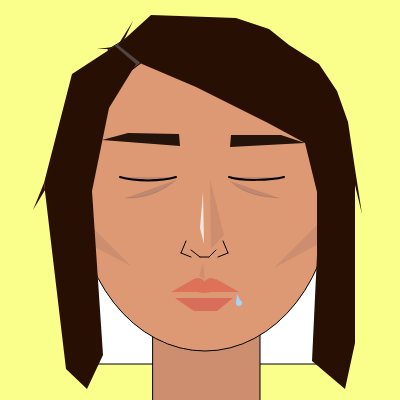
Frame 1 (no input)
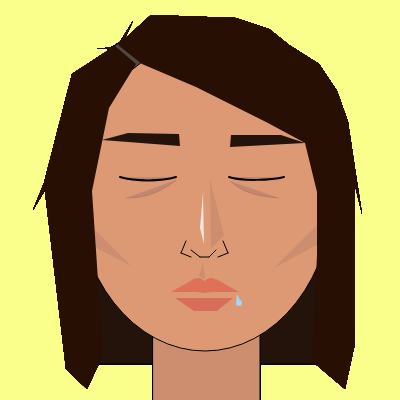
Frame 60 (no input)
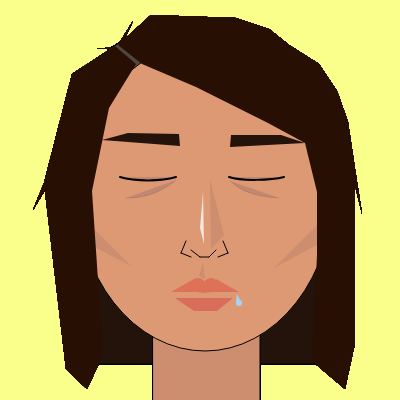
Frame 120 (the mouse pressed at the canvas centre since frame 60)

The p5.js sketch that drew these frames (run headless with seeded random() and noise() and a simulated clock; from frame 60 on, the mouse is pressed at the canvas centre):

// p5.js sketch
// ── sketch.js
function setup() {
  createCanvas(400, 400);
  background(249, 255, 138);
}

function draw() {



  hora = hour();
  //hora=17


  if (hora <= 7 && hora >= 5) {
    //CARA CON SUEÑO
    rect(85, 241, 247, 123);

    fill(204, 142, 110);
    rect(153, 315, 107, 93);

    fill(221, 153, 115);
    ellipse(205, 186, 258, 330);

    fill(81, 69, 64);
    quad(108, 50, 129, 72, 146, 59, 123, 41);
    //ojos
    stroke(0);
    fill(255);
    ellipse(148, 176, 55, 20);
    ellipse(257, 177, 55, 20);

    fill(96, 54, 25);
    ellipse(147, 175, 19);
    ellipse(257, 176, 19);

    fill(0);
    ellipse(147, 175, 7);
    ellipse(257, 176, 7);

    //line(109,165,120,176);
    line(118, 160 + 1, 125, 169);
    line(127, 156 + 1, 132, 166);
    line(138, 154 + 1, 141, 164 + 1);
    line(149, 154 + 1, 149, 163 + 1);
    line(160, 156 + 1, 157, 164 + 2);
    line(169, 161 + 1, 165, 166 + 1);

    //line(296,167,285,178);
    line(286, 162 + 1, 279, 170);
    line(277, 158 + 1, 272, 167 + 1);
    line(266, 156 + 1, 263, 165 + 2);
    line(255, 155 + 1, 255, 166 + 1);
    line(244, 158 + 1, 247, 165 + 2);
    line(234, 162 + 1, 239, 167 + 1);
    strokeWeight(0.1)
    fill(193, 135, 112);
    curve(104, 177, 126, 198, 176, 180, 238, 103);
    curve(182, 110, 230, 181, 279, 198, 322, 189);

    noStroke();
    fill(255);
    ellipse(144, 179, 4);
    ellipse(254, 180, 4);
    //boca
    noStroke();
    fill(221, 114, 88);
    ellipse(198, 285, 15, 14);
    ellipse(211, 285, 15, 14);
    triangle(171, 296, 194, 279, 197, 292);
    triangle(216, 279, 239, 296, 212, 292);
    quad(197, 292, 204, 293, 212, 292, 205, 283);
    fill(216, 110, 89);
    quad(175, 293 + 2, 194, 306 + 2, 217, 306 + 2, 233, 293 + 2);


    //sombras
    fill(204, 142, 110);
    triangle(211, 249, 224, 235, 210, 179);
    triangle(203, 263, 199, 276, 205, 279);
    triangle(131, 266, 65, 200, 68, 233);
    triangle(274, 268, 341, 201, 337, 234);
    fill(244, 229, 223);
    triangle(203, 192, 204, 244, 200, 228);

    //pelo
    beginShape();
    fill(40, 15, 3);
    vertex(118, 45);
    vertex(142, 64);
    vertex(196, 87);
    vertex(268, 123);
    vertex(305, 143);
    vertex(317, 192);
    vertex(317, 255);
    vertex(312, 361);
    vertex(345, 389);
    vertex(355, 343);
    vertex(355, 169);
    vertex(348, 122);
    vertex(337, 91);
    vertex(319, 64);
    vertex(289, 45);
    vertex(269, 29);
    vertex(236, 18);
    vertex(151, 15);
    endShape(CLOSE);

    beginShape();
    vertex(115, 46);
    vertex(136, 64);
    vertex(109, 108);
    vertex(92, 191);
    vertex(103, 355);
    vertex(87, 389);
    vertex(66, 369);
    vertex(44, 183);
    vertex(72, 74);
    endShape(CLOSE);


    noStroke();
    fill(35, 19, 11);
    quad(179, 134, 180, 146, 102, 140, 128, 133)
    quad(231, 135, 230, 147, 305, 143, 281, 135)

    //nariz
    stroke(0);
    strokeWeight(1);
    line(191, 250, 200, 257);
    line(200, 257, 209, 257);
    line(209, 257, 216, 250);
    line(186, 241, 181, 253);
    line(181, 253, 191, 257);
    line(223, 241, 228, 253);
    line(228, 253, 218, 257);
  } else if (hora <= 10 && hora >= 7) {
    //CARA NORMAL
    rect(85, 241, 247, 123);

    fill(204, 142, 110);
    rect(153, 315, 107, 93);

    fill(221, 153, 115);
    ellipse(205, 186, 258, 330);

    fill(81, 69, 64);
    quad(108, 50, 129, 72, 146, 59, 123, 41);
    //ojos
    stroke(0);
    fill(255);
    ellipse(148, 176, 55, 25);
    ellipse(257, 177, 55, 25);

    fill(96, 54, 25);
    ellipse(147, 175, 22);
    ellipse(257, 176, 22);

    fill(0);
    ellipse(147, 175, 7);
    ellipse(257, 176, 7);

    line(109, 165, 120, 176);
    line(118, 160, 125, 169);
    line(127, 156, 132, 166);
    line(138, 154, 141, 164);
    line(149, 154, 149, 163);
    line(160, 156, 157, 164);
    line(169, 161, 165, 166);

    line(296, 167, 285, 178);
    line(286, 162, 279, 170);
    line(277, 158, 272, 167);
    line(266, 156, 263, 165);
    line(255, 155, 255, 166);
    line(244, 158, 247, 165);
    line(234, 162, 239, 167);

    //nariz
    line(191, 250, 200, 257);
    line(200, 257, 209, 257);
    line(209, 257, 216, 250);
    line(186, 241, 181, 253);
    line(181, 253, 191, 257);
    line(223, 241, 228, 253);
    line(228, 253, 218, 257);
    //boca
    noStroke();
    fill(221, 114, 88);
    ellipse(198, 285, 15, 14);
    ellipse(211, 285, 15, 14);
    triangle(171, 292, 194, 279, 197, 292);
    triangle(216, 279, 239, 292, 212, 292);
    quad(197, 292, 204, 293, 212, 292, 205, 283);
    fill(216, 110, 89);
    quad(175, 293, 194, 306, 217, 306, 233, 293);
    //sombras
    fill(204, 142, 110);
    triangle(211, 249, 224, 235, 210, 179);
    triangle(203, 263, 199, 276, 205, 279);
    triangle(131, 266, 65, 200, 68, 233);
    triangle(274, 268, 341, 201, 337, 234);
    fill(244, 229, 223);
    triangle(203, 192, 204, 244, 200, 228);

    beginShape();
    fill(40, 15, 3);
    vertex(118, 45);
    vertex(142, 64);
    vertex(196, 87);
    vertex(268, 123);
    vertex(305, 143);
    vertex(317, 192);
    vertex(317, 255);
    vertex(312, 361);
    vertex(345, 389);
    vertex(355, 343);
    vertex(355, 169);
    vertex(348, 122);
    vertex(337, 91);
    vertex(319, 64);
    vertex(289, 45);
    vertex(269, 29);
    vertex(236, 18);
    vertex(151, 15);
    endShape(CLOSE);

    beginShape();
    vertex(115, 46);
    vertex(136, 64);
    vertex(109, 108);
    vertex(92, 191);
    vertex(103, 355);
    vertex(87, 389);
    vertex(66, 369);
    vertex(44, 183);
    vertex(72, 74);
    endShape(CLOSE);

    noStroke();
    fill(255);
    ellipse(144, 179, 4);
    ellipse(254, 180, 4);

    noStroke();
    fill(35, 19, 11);
    quad(179, 134, 180, 146, 102, 140, 128, 133)
    quad(231, 135, 230, 147, 305, 143, 281, 135)

  } else if (hora <= 12 && hora >= 10) {
    //CARA CONFUNDIDA
    rect(85, 241, 247, 123);

    noStroke();

    fill(204, 142, 110);
    rect(153, 315, 107, 93);

    fill(221, 153, 115);
    ellipse(205, 186, 258, 330);

    fill(81, 69, 64);
    quad(108, 50, 129, 72, 146, 59, 123, 41);
    //ojos
    stroke(0);
    fill(255);
    ellipse(148, 176, 55, 20);
    ellipse(257, 177, 55, 20);

    fill(96, 54, 25);
    ellipse(147, 175, 19);
    ellipse(257, 176, 19);

    fill(0);
    ellipse(147, 175, 7);
    ellipse(257, 176, 7);

    //line(109,165,120,176);
    line(118, 160 + 1, 125, 169);
    line(127, 156 + 1, 132, 166);
    line(138, 154 + 1, 141, 164 + 1);
    line(149, 154 + 1, 149, 163 + 1);
    line(160, 156 + 1, 157, 164 + 2);
    line(169, 161 + 1, 165, 166 + 1);

    //line(296,167,285,178);
    line(286, 162 + 1, 279, 170);
    line(277, 158 + 1, 272, 167 + 1);
    line(266, 156 + 1, 263, 165 + 2);
    line(255, 155 + 1, 255, 166 + 1);
    line(244, 158 + 1, 247, 165 + 2);
    line(234, 162 + 1, 239, 167 + 1);
    strokeWeight(0.1)
    fill(193, 135, 112);
    curve(104, 177, 126, 198, 176, 180, 238, 103);
    curve(182, 110, 230, 181, 279, 198, 322, 189);

    line(204, 159, 204, 145);

    noStroke();
    fill(255);
    ellipse(144, 179, 4);
    ellipse(254, 180, 4);

    //boca
    noStroke();
    fill(221, 114, 88);
    ellipse(198, 285, 15, 14);
    ellipse(211, 285, 15, 14);
    triangle(171, 296, 194, 279, 197, 292);
    triangle(216, 279, 239, 296, 212, 292);
    quad(197, 292, 204, 293, 212, 292, 205, 283);
    fill(216, 110, 89);
    quad(175, 293 + 2, 194, 306 + 2, 217, 306 + 2, 233, 293 + 2);


    //sombras
    fill(204, 142, 110);
    triangle(211, 249, 224, 235, 210, 179);
    triangle(203, 263, 199, 276, 205, 279);
    triangle(131, 266, 65, 200, 68, 233);
    triangle(274, 268, 341, 201, 337, 234);
    fill(244, 229, 223);
    triangle(203, 192, 204, 244, 200, 228);

    //pelo
    beginShape();
    fill(40, 15, 3);
    vertex(118, 45);
    vertex(142, 64);
    vertex(196, 87);
    vertex(268, 123);
    vertex(305, 143);
    vertex(317, 192);
    vertex(317, 255);
    vertex(312, 361);
    vertex(345, 389);
    vertex(355, 343);
    vertex(355, 169);
    vertex(348, 122);
    vertex(337, 91);
    vertex(319, 64);
    vertex(289, 45);
    vertex(269, 29);
    vertex(236, 18);
    vertex(151, 15);
    endShape(CLOSE);

    beginShape();
    vertex(115, 46);
    vertex(136, 64);
    vertex(109, 108);
    vertex(92, 191);
    vertex(103, 355);
    vertex(87, 389);
    vertex(66, 369);
    vertex(44, 183);
    vertex(72, 74);
    endShape(CLOSE);


    noStroke();
    fill(35, 19, 11);
    quad(185, 143, 185, 155, 109, 145, 134, 139);
    quad(231 - 5, 135, 230 - 5, 147, 305 - 5, 143, 281 - 5, 135)



    //nariz
    stroke(0);
    strokeWeight(1);
    line(191, 250, 200, 257);
    line(200, 257, 209, 257);
    line(209, 257, 216, 250);
    line(186, 241, 181, 253);
    line(181, 253, 191, 257);
    line(223, 241, 228, 253);
    line(228, 253, 218, 257);
  } else if (hora <= 14 && hora >= 12) {
    //CARA CONTENTA

    rect(85, 241, 247, 123);

    fill(204, 142, 110);
    rect(153, 315, 107, 93);

    fill(221, 153, 115);
    ellipse(205, 186, 258, 330);

    fill(81, 69, 64);
    quad(108, 50, 129, 72, 146, 59, 123, 41);
    //ojos
    strokeWeight(1);
    stroke(0);
    fill(255);
    ellipse(148, 176, 55, 25);
    ellipse(257, 177, 55, 25);

    fill(96, 54, 25);
    ellipse(147, 175, 22);
    ellipse(257, 176, 22);

    fill(0);
    ellipse(147, 175, 7);
    ellipse(257, 176, 7);

    line(109, 165, 120, 176);
    line(118, 160, 125, 169);
    line(127, 156, 132, 166);
    line(138, 154, 141, 164);
    line(149, 154, 149, 163);
    line(160, 156, 157, 164);
    line(169, 161, 165, 166);

    line(296, 167, 285, 178);
    line(286, 162, 279, 170);
    line(277, 158, 272, 167);
    line(266, 156, 263, 165);
    line(255, 155, 255, 166);
    line(244, 158, 247, 165);
    line(234, 162, 239, 167);



    strokeWeight(0.5);
    fill(221, 153, 115);
    curve(57, 224, 114, 189, 178, 192, 230, 230);
    curve(57 + 115, 224, 114 + 115, 189, 178 + 115, 192, 230 + 115, 230);
    noStroke();
    fill(255);
    ellipse(144, 179, 4);
    ellipse(254, 180, 4);

    //nariz
    stroke(0);
    strokeWeight(1);
    line(191, 250, 200, 257);
    line(200, 257, 209, 257);
    line(209, 257, 216, 250);
    line(186, 241, 181, 253);
    line(181, 253, 191, 257);
    line(223, 241, 228, 253);
    line(228, 253, 218, 257);

    //boca
    noStroke();
    fill(255);
    ellipse(205, 293, 57, 15);

    fill(221, 114, 88);
    ellipse(198, 285, 15, 14);
    ellipse(211, 285, 15, 14);
    triangle(171 - 4, 292 - 3, 194, 279, 197, 292);
    triangle(216, 279, 239 + 4, 292 - 3, 212, 292);
    quad(197, 292, 204, 293, 212, 292, 205, 283);
    fill(216, 110, 89);
    quad(175, 293 + 2, 194, 306 + 2, 217, 306 + 2, 233, 293 + 2);

    noFill();
    strokeWeight(0.5);
    stroke(204, 142, 110);
    curve(195, 186, 175, 253, 159, 278, 81, 336);
    curve(225, 206, 232, 252, 249, 278, 304, 312);

    //sombras
    noStroke();
    fill(204, 142, 110);
    triangle(211, 249, 224, 235, 210, 179);
    triangle(203, 263, 199, 276, 205, 279);
    triangle(131, 266, 65, 200, 68, 233);
    triangle(274, 268, 341, 201, 337, 234);
    fill(244, 229, 223);
    triangle(203, 192, 204, 244, 200, 228);

    beginShape();
    noStroke();
    fill(40, 15, 3);
    vertex(118, 45);
    vertex(142, 64);
    vertex(196, 87);
    vertex(268, 123);
    vertex(305, 143);
    vertex(317, 192);
    vertex(317, 255);
    vertex(312, 361);
    vertex(345, 389);
    vertex(355, 343);
    vertex(355, 169);
    vertex(348, 122);
    vertex(337, 91);
    vertex(319, 64);
    vertex(289, 45);
    vertex(269, 29);
    vertex(236, 18);
    vertex(151, 15);
    endShape(CLOSE);

    beginShape();
    vertex(115, 46);
    vertex(136, 64);
    vertex(109, 108);
    vertex(92, 191);
    vertex(103, 355);
    vertex(87, 389);
    vertex(66, 369);
    vertex(44, 183);
    vertex(72, 74);
    endShape(CLOSE);



    noStroke();
    fill(35, 19, 11);
    quad(179, 134, 180, 146, 102, 140, 128, 133);
    quad(231, 135, 230, 147, 305, 143, 281, 135);
  } else if (hora <= 17 && hora >= 14) {
    //CARA DURMIENDO
    rect(85, 241, 247, 123);

    fill(204, 142, 110);
    rect(153, 315, 107, 93);

    fill(221, 153, 115);
    ellipse(205, 186, 258, 330);

    fill(81, 69, 64);
    quad(108, 50, 129, 72, 146, 59, 123, 41);
    //ojos
    strokeWeight(2)
    fill(193, 135, 112);
    stroke(0);
    curve(88, 150, 120, 177, 176, 177, 207, 150);
    curve(211, 151, 229, 177, 284, 177, 305, 157);
    strokeWeight(0.1)
    fill(193, 135, 112);
    curve(104, 177, 126, 198, 176, 180, 238, 103);
    curve(182, 110, 230, 181, 279, 198, 322, 189);

    //boca
    noStroke();
    fill(221, 114, 88);
    ellipse(198, 285, 15, 14);
    ellipse(211, 285, 15, 14);
    triangle(171, 292, 194, 279, 197, 292);
    triangle(216, 279, 239, 292, 212, 292);
    quad(197, 292, 204, 293, 212, 292, 205, 283);
    fill(216, 110, 89);
    quad(175, 293 + 5, 194, 306 + 5, 217, 306 + 5, 233, 293 + 5);

    fill(165, 211, 249);
    ellipse(239, 303, 6);
    triangle(237, 294, 236, 302, 241, 302);


    //sombras
    fill(204, 142, 110);
    triangle(211, 249, 224, 235, 210, 179);
    triangle(203, 263, 199, 276, 205, 279);
    triangle(131, 266, 65, 200, 68, 233);
    triangle(274, 268, 341, 201, 337, 234);
    fill(244, 229, 223);
    triangle(203, 192, 204, 244, 200, 228);

    beginShape();
    fill(40, 15, 3);
    vertex(118, 45);
    vertex(142, 64);
    vertex(196, 87);
    vertex(268, 123);
    vertex(305, 143);
    vertex(317, 192);
    vertex(317, 255);
    vertex(312, 361);
    vertex(345, 389);
    vertex(355, 343);
    vertex(355, 169);
    vertex(348, 122);
    vertex(337, 91);
    vertex(319, 64);
    vertex(289, 45);
    vertex(269, 29);
    vertex(236, 18);
    vertex(151, 15);
    endShape(CLOSE);

    beginShape();
    vertex(115, 46);
    vertex(136, 64);
    vertex(109, 108);
    vertex(92, 191);
    vertex(103, 355);
    vertex(87, 389);
    vertex(66, 369);
    vertex(44, 183);
    vertex(72, 74);
    endShape(CLOSE);

    triangle(118, 45, 133, 21, 124, 40);
    triangle(113, 47, 97, 49, 110, 49);
    triangle(44, 183, 33, 210, 45, 190);
    triangle(355, 169, 362, 214, 355, 185);

    //cejas
    noStroke();
    fill(35, 19, 11);
    quad(179, 134, 180, 146, 102, 140, 128, 133)
    quad(231, 135, 230, 147, 305, 143, 281, 135)

    //nariz
    stroke(0);
    strokeWeight(1);
    line(191, 250, 200, 257);
    line(200, 257, 209, 257);
    line(209, 257, 216, 250);
    line(186, 241, 181, 253);
    line(181, 253, 191, 257);
    line(223, 241, 228, 253);
    line(228, 253, 218, 257);
  } else if (hora <= 19 && hora >= 17) {
    //CARA BRAVA
    rect(85, 241, 247, 123);
    noStroke();
    fill(204, 142, 110);
    rect(153, 315, 107, 93);

    fill(221, 153, 115);
    ellipse(205, 186, 258, 330);

    fill(81, 69, 64);
    quad(108, 50, 129, 72, 146, 59, 123, 41);
    //ojos
    stroke(0);
    fill(255);
    ellipse(148, 176, 55, 20);
    ellipse(257, 177, 55, 20);

    fill(96, 54, 25);
    ellipse(147, 175, 19);
    ellipse(257, 176, 19);

    fill(0);
    ellipse(147, 175, 7);
    ellipse(257, 176, 7);

    //line(109,165,120,176);
    line(118, 160 + 1, 125, 169);
    line(127, 156 + 1, 132, 166);
    line(138, 154 + 1, 141, 164 + 1);
    line(149, 154 + 1, 149, 163 + 1);
    line(160, 156 + 1, 157, 164 + 2);
    line(169, 161 + 1, 165, 166 + 1);

    //line(296,167,285,178);
    line(286, 162 + 1, 279, 170);
    line(277, 158 + 1, 272, 167 + 1);
    line(266, 156 + 1, 263, 165 + 2);
    line(255, 155 + 1, 255, 166 + 1);
    line(244, 158 + 1, 247, 165 + 2);
    line(234, 162 + 1, 239, 167 + 1);
    strokeWeight(0.1)
    fill(193, 135, 112);
    curve(104, 177, 126, 198, 176, 180, 238, 103);
    curve(182, 110, 230, 181, 279, 198, 322, 189);

    line(204, 159, 204, 145);

    noStroke();
    fill(255);
    ellipse(144, 179, 4);
    ellipse(254, 180, 4);

    //boca
    noStroke();
    fill(221, 114, 88);
    ellipse(198, 285, 15, 14);
    ellipse(211, 285, 15, 14);
    triangle(171, 296, 194, 279, 197, 292);
    triangle(216, 279, 239, 296, 212, 292);
    quad(197, 292, 204, 293, 212, 292, 205, 283);
    fill(216, 110, 89);
    quad(175, 293 + 2, 194, 306 + 2, 217, 306 + 2, 233, 293 + 2);


    //sombras
    fill(204, 142, 110);
    triangle(211, 249, 224, 235, 210, 179);
    triangle(203, 263, 199, 276, 205, 279);
    triangle(131, 266, 65, 200, 68, 233);
    triangle(274, 268, 341, 201, 337, 234);
    fill(244, 229, 223);
    triangle(203, 192, 204, 244, 200, 228);

    //pelo
    beginShape();
    fill(40, 15, 3);
    vertex(118, 45);
    vertex(142, 64);
    vertex(196, 87);
    vertex(268, 123);
    vertex(305, 143);
    vertex(317, 192);
    vertex(317, 255);
    vertex(312, 361);
    vertex(345, 389);
    vertex(355, 343);
    vertex(355, 169);
    vertex(348, 122);
    vertex(337, 91);
    vertex(319, 64);
    vertex(289, 45);
    vertex(269, 29);
    vertex(236, 18);
    vertex(151, 15);
    endShape(CLOSE);

    beginShape();
    vertex(115, 46);
    vertex(136, 64);
    vertex(109, 108);
    vertex(92, 191);
    vertex(103, 355);
    vertex(87, 389);
    vertex(66, 369);
    vertex(44, 183);
    vertex(72, 74);
    endShape(CLOSE);


    noStroke();
    fill(35, 19, 11);
    quad(185, 143, 185, 155, 109, 145, 134, 139);
    quad(221, 143, 221, 156, 295, 145, 270, 140);



    //nariz
    stroke(0);
    strokeWeight(1);
    line(191, 250, 200, 257);
    line(200, 257, 209, 257);
    line(209, 257, 216, 250);
    line(186, 241, 181, 253);
    line(181, 253, 191, 257);
    line(223, 241, 228, 253);
    line(228, 253, 218, 257);
  } else if (hora <= 20 && hora >= 19) {
    //CARA CANSADA
    rect(85, 241, 247, 123);

    fill(204, 142, 110);
    rect(153, 315, 107, 93);

    fill(221, 153, 115);
    ellipse(205, 186, 258, 330);

    fill(81, 69, 64);
    quad(108, 50, 129, 72, 146, 59, 123, 41);
    //ojos
    stroke(0);
    fill(255);
    ellipse(148, 176, 55, 20);
    ellipse(257, 177, 55, 20);

    fill(96, 54, 25);
    ellipse(147, 175, 19);
    ellipse(257, 176, 19);

    fill(0);
    ellipse(147, 175, 7);
    ellipse(257, 176, 7);

    //line(109,165,120,176);
    line(118, 160 + 1, 125, 169);
    line(127, 156 + 1, 132, 166);
    line(138, 154 + 1, 141, 164 + 1);
    line(149, 154 + 1, 149, 163 + 1);
    line(160, 156 + 1, 157, 164 + 2);
    line(169, 161 + 1, 165, 166 + 1);

    //line(296,167,285,178);
    line(286, 162 + 1, 279, 170);
    line(277, 158 + 1, 272, 167 + 1);
    line(266, 156 + 1, 263, 165 + 2);
    line(255, 155 + 1, 255, 166 + 1);
    line(244, 158 + 1, 247, 165 + 2);
    line(234, 162 + 1, 239, 167 + 1);
    strokeWeight(0.1)
    fill(193, 135, 112);
    curve(104, 177, 126, 198, 176, 180, 238, 103);
    curve(182, 110, 230, 181, 279, 198, 322, 189);

    noStroke();
    fill(255);
    ellipse(144, 179, 4);
    ellipse(254, 180, 4);
    //boca
    noStroke();
    fill(221, 114, 88);
    ellipse(198, 285, 15, 14);
    ellipse(211, 285, 15, 14);
    triangle(171, 296, 194, 279, 197, 292);
    triangle(216, 279, 239, 296, 212, 292);
    quad(197, 292, 204, 293, 212, 292, 205, 283);
    fill(216, 110, 89);
    quad(175, 293 + 2, 194, 306 + 2, 217, 306 + 2, 233, 293 + 2);


    //sombras
    fill(204, 142, 110);
    triangle(211, 249, 224, 235, 210, 179);
    triangle(203, 263, 199, 276, 205, 279);
    triangle(131, 266, 65, 200, 68, 233);
    triangle(274, 268, 341, 201, 337, 234);
    fill(244, 229, 223);
    triangle(203, 192, 204, 244, 200, 228);

    //pelo
    beginShape();
    fill(40, 15, 3);
    vertex(118, 45);
    vertex(142, 64);
    vertex(196, 87);
    vertex(268, 123);
    vertex(305, 143);
    vertex(317, 192);
    vertex(317, 255);
    vertex(312, 361);
    vertex(345, 389);
    vertex(355, 343);
    vertex(355, 169);
    vertex(348, 122);
    vertex(337, 91);
    vertex(319, 64);
    vertex(289, 45);
    vertex(269, 29);
    vertex(236, 18);
    vertex(151, 15);
    endShape(CLOSE);

    beginShape();
    vertex(115, 46);
    vertex(136, 64);
    vertex(109, 108);
    vertex(92, 191);
    vertex(103, 355);
    vertex(87, 389);
    vertex(66, 369);
    vertex(44, 183);
    vertex(72, 74);
    endShape(CLOSE);


    noStroke();
    fill(35, 19, 11);
    quad(179, 134, 180, 146, 102, 140, 128, 133)
    quad(231, 135, 230, 147, 305, 143, 281, 135)

    //nariz
    stroke(0);
    strokeWeight(1);
    line(191, 250, 200, 257);
    line(200, 257, 209, 257);
    line(209, 257, 216, 250);
    line(186, 241, 181, 253);
    line(181, 253, 191, 257);
    line(223, 241, 228, 253);
    line(228, 253, 218, 257);
  } else if (hora <= 22 && hora >= 20) {
    //CARA RELAJADA

    rect(85, 241, 247, 123);

    fill(204, 142, 110);
    rect(153, 315, 107, 93);

    fill(221, 153, 115);
    ellipse(205, 186, 258, 330);

    fill(81, 69, 64);
    quad(108, 50, 129, 72, 146, 59, 123, 41);

    //ojos
    strokeWeight(1);
    stroke(0);
    fill(221, 153, 115);
    curve(57, 224, 114, 189, 178, 192, 230, 230);
    curve(57 + 115, 224 + 2, 114 + 115, 189 + 2, 178 + 115, 192 + 2, 230 + 115, 230 + 2);

    //nariz
    strokeWeight(1);
    line(191, 250, 200, 257);
    line(200, 257, 209, 257);
    line(209, 257, 216, 250);
    line(186, 241, 181, 253);
    line(181, 253, 191, 257);
    line(223, 241, 228, 253);
    line(228, 253, 218, 257);
    //boca
    noStroke();
    fill(255);
    ellipse(205, 293, 57, 15);

    fill(221, 114, 88);
    ellipse(198, 285, 15, 14);
    ellipse(211, 285, 15, 14);
    triangle(171 - 4, 292 - 3, 194, 279, 197, 292);
    triangle(216, 279, 239 + 4, 292 - 3, 212, 292);
    quad(197, 292, 204, 293, 212, 292, 205, 283);
    fill(216, 110, 89);
    quad(175, 293 + 2, 194, 306 + 2, 217, 306 + 2, 233, 293 + 2);

    noFill();
    strokeWeight(0.5);
    stroke(204, 142, 110);
    curve(195, 186, 175, 253, 159, 278, 81, 336);
    curve(225, 206, 232, 252, 249, 278, 304, 312);

    //sombras
    noStroke();
    fill(204, 142, 110);
    triangle(211, 249, 224, 235, 210, 179);
    triangle(203, 263, 199, 276, 205, 279);
    triangle(131, 266, 65, 200, 68, 233);
    triangle(274, 268, 341, 201, 337, 234);
    fill(244, 229, 223);
    triangle(203, 192, 204, 244, 200, 228);

    beginShape();
    noStroke();
    fill(40, 15, 3);
    vertex(118, 45);
    vertex(142, 64);
    vertex(196, 87);
    vertex(268, 123);
    vertex(305, 143);
    vertex(317, 192);
    vertex(317, 255);
    vertex(312, 361);
    vertex(345, 389);
    vertex(355, 343);
    vertex(355, 169);
    vertex(348, 122);
    vertex(337, 91);
    vertex(319, 64);
    vertex(289, 45);
    vertex(269, 29);
    vertex(236, 18);
    vertex(151, 15);
    endShape(CLOSE);

    beginShape();
    vertex(115, 46);
    vertex(136, 64);
    vertex(109, 108);
    vertex(92, 191);
    vertex(103, 355);
    vertex(87, 389);
    vertex(66, 369);
    vertex(44, 183);
    vertex(72, 74);
    endShape(CLOSE);


    noStroke();
    fill(35, 19, 11);
    quad(179, 134, 180, 146, 102, 140, 128, 133)
    quad(231, 135, 230, 147, 305, 143, 281, 135)
  } else if (hora <= 0 && hora >= 22) {
    //CARA CANSADA
    rect(85, 241, 247, 123);

    fill(204, 142, 110);
    rect(153, 315, 107, 93);

    fill(221, 153, 115);
    ellipse(205, 186, 258, 330);

    fill(81, 69, 64);
    quad(108, 50, 129, 72, 146, 59, 123, 41);
    //ojos
    stroke(0);
    fill(255);
    ellipse(148, 176, 55, 20);
    ellipse(257, 177, 55, 20);

    fill(96, 54, 25);
    ellipse(147, 175, 19);
    ellipse(257, 176, 19);

    fill(0);
    ellipse(147, 175, 7);
    ellipse(257, 176, 7);

    //line(109,165,120,176);
    line(118, 160 + 1, 125, 169);
    line(127, 156 + 1, 132, 166);
    line(138, 154 + 1, 141, 164 + 1);
    line(149, 154 + 1, 149, 163 + 1);
    line(160, 156 + 1, 157, 164 + 2);
    line(169, 161 + 1, 165, 166 + 1);

    //line(296,167,285,178);
    line(286, 162 + 1, 279, 170);
    line(277, 158 + 1, 272, 167 + 1);
    line(266, 156 + 1, 263, 165 + 2);
    line(255, 155 + 1, 255, 166 + 1);
    line(244, 158 + 1, 247, 165 + 2);
    line(234, 162 + 1, 239, 167 + 1);
    strokeWeight(0.1)
    fill(193, 135, 112);
    curve(104, 177, 126, 198, 176, 180, 238, 103);
    curve(182, 110, 230, 181, 279, 198, 322, 189);

    noStroke();
    fill(255);
    ellipse(144, 179, 4);
    ellipse(254, 180, 4);
    //boca
    noStroke();
    fill(221, 114, 88);
    ellipse(198, 285, 15, 14);
    ellipse(211, 285, 15, 14);
    triangle(171, 296, 194, 279, 197, 292);
    triangle(216, 279, 239, 296, 212, 292);
    quad(197, 292, 204, 293, 212, 292, 205, 283);
    fill(216, 110, 89);
    quad(175, 293 + 2, 194, 306 + 2, 217, 306 + 2, 233, 293 + 2);


    //sombras
    fill(204, 142, 110);
    triangle(211, 249, 224, 235, 210, 179);
    triangle(203, 263, 199, 276, 205, 279);
    triangle(131, 266, 65, 200, 68, 233);
    triangle(274, 268, 341, 201, 337, 234);
    fill(244, 229, 223);
    triangle(203, 192, 204, 244, 200, 228);

    //pelo
    beginShape();
    fill(40, 15, 3);
    vertex(118, 45);
    vertex(142, 64);
    vertex(196, 87);
    vertex(268, 123);
    vertex(305, 143);
    vertex(317, 192);
    vertex(317, 255);
    vertex(312, 361);
    vertex(345, 389);
    vertex(355, 343);
    vertex(355, 169);
    vertex(348, 122);
    vertex(337, 91);
    vertex(319, 64);
    vertex(289, 45);
    vertex(269, 29);
    vertex(236, 18);
    vertex(151, 15);
    endShape(CLOSE);

    beginShape();
    vertex(115, 46);
    vertex(136, 64);
    vertex(109, 108);
    vertex(92, 191);
    vertex(103, 355);
    vertex(87, 389);
    vertex(66, 369);
    vertex(44, 183);
    vertex(72, 74);
    endShape(CLOSE);


    noStroke();
    fill(35, 19, 11);
    quad(179, 134, 180, 146, 102, 140, 128, 133)
    quad(231, 135, 230, 147, 305, 143, 281, 135)

    //nariz
    stroke(0);
    strokeWeight(1);
    line(191, 250, 200, 257);
    line(200, 257, 209, 257);
    line(209, 257, 216, 250);
    line(186, 241, 181, 253);
    line(181, 253, 191, 257);
    line(223, 241, 228, 253);
    line(228, 253, 218, 257);
  } else {
    //CARA DURMIENDO
    rect(85, 241, 247, 123);

    fill(204, 142, 110);
    rect(153, 315, 107, 93);

    fill(221, 153, 115);
    ellipse(205, 186, 258, 330);

    fill(81, 69, 64);
    quad(108, 50, 129, 72, 146, 59, 123, 41);
    //ojos
    strokeWeight(2)
    fill(193, 135, 112);
    stroke(0);
    curve(88, 150, 120, 177, 176, 177, 207, 150);
    curve(211, 151, 229, 177, 284, 177, 305, 157);
    strokeWeight(0.1)
    fill(193, 135, 112);
    curve(104, 177, 126, 198, 176, 180, 238, 103);
    curve(182, 110, 230, 181, 279, 198, 322, 189);

    //boca
    noStroke();
    fill(221, 114, 88);
    ellipse(198, 285, 15, 14);
    ellipse(211, 285, 15, 14);
    triangle(171, 292, 194, 279, 197, 292);
    triangle(216, 279, 239, 292, 212, 292);
    quad(197, 292, 204, 293, 212, 292, 205, 283);
    fill(216, 110, 89);
    quad(175, 293 + 5, 194, 306 + 5, 217, 306 + 5, 233, 293 + 5);

    fill(165, 211, 249);
    ellipse(239, 303, 6);
    triangle(237, 294, 236, 302, 241, 302);


    //sombras
    fill(204, 142, 110);
    triangle(211, 249, 224, 235, 210, 179);
    triangle(203, 263, 199, 276, 205, 279);
    triangle(131, 266, 65, 200, 68, 233);
    triangle(274, 268, 341, 201, 337, 234);
    fill(244, 229, 223);
    triangle(203, 192, 204, 244, 200, 228);

    beginShape();
    fill(40, 15, 3);
    vertex(118, 45);
    vertex(142, 64);
    vertex(196, 87);
    vertex(268, 123);
    vertex(305, 143);
    vertex(317, 192);
    vertex(317, 255);
    vertex(312, 361);
    vertex(345, 389);
    vertex(355, 343);
    vertex(355, 169);
    vertex(348, 122);
    vertex(337, 91);
    vertex(319, 64);
    vertex(289, 45);
    vertex(269, 29);
    vertex(236, 18);
    vertex(151, 15);
    endShape(CLOSE);

    beginShape();
    vertex(115, 46);
    vertex(136, 64);
    vertex(109, 108);
    vertex(92, 191);
    vertex(103, 355);
    vertex(87, 389);
    vertex(66, 369);
    vertex(44, 183);
    vertex(72, 74);
    endShape(CLOSE);

    triangle(118, 45, 133, 21, 124, 40);
    triangle(113, 47, 97, 49, 110, 49);
    triangle(44, 183, 33, 210, 45, 190);
    triangle(355, 169, 362, 214, 355, 185);

    //cejas
    noStroke();
    fill(35, 19, 11);
    quad(179, 134, 180, 146, 102, 140, 128, 133)
    quad(231, 135, 230, 147, 305, 143, 281, 135)

    //nariz
    stroke(0);
    strokeWeight(1);
    line(191, 250, 200, 257);
    line(200, 257, 209, 257);
    line(209, 257, 216, 250);
    line(186, 241, 181, 253);
    line(181, 253, 191, 257);
    line(223, 241, 228, 253);
    line(228, 253, 218, 257);
  }
}
